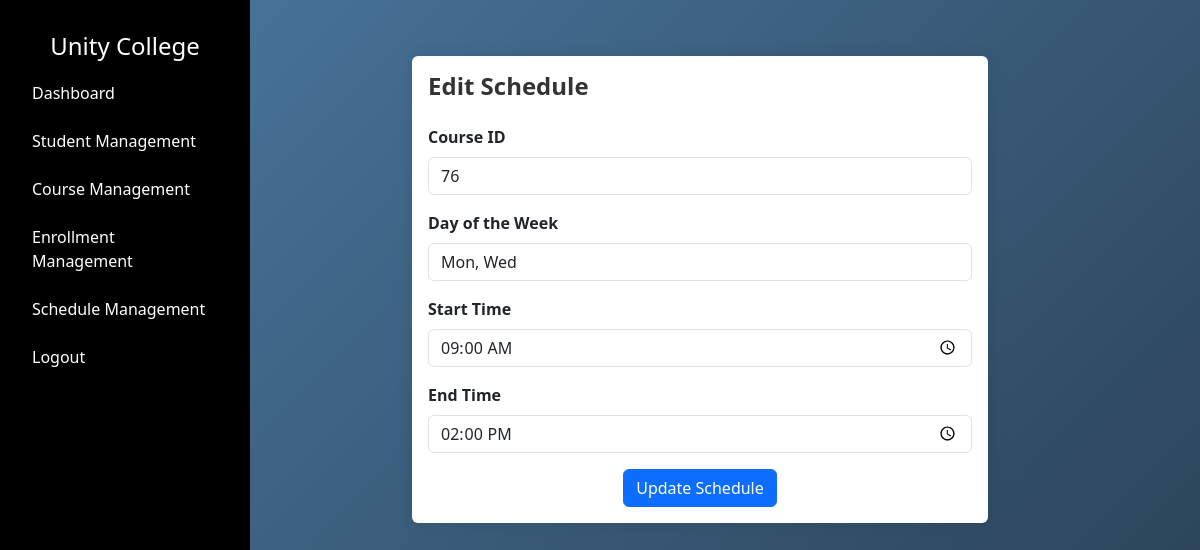
The page /admin/schedules/edit/148 (signed in) on the database as committed earlier.
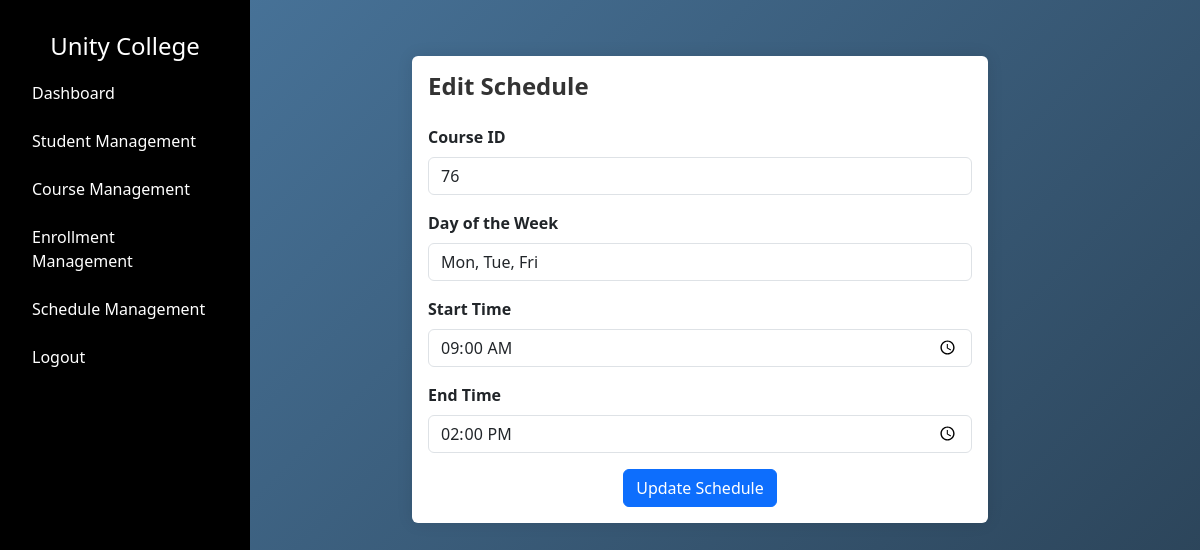
The same page on the database as committed later.
### tables this page shows
CREATE TABLE "schedule" (
    "id" INTEGER PRIMARY KEY AUTOINCREMENT,
    "course_id" INTEGER NOT NULL,
    "day_of_week" TEXT NOT NULL,
    "start_time" TEXT NOT NULL,
    "end_time" TEXT NOT NULL,
    FOREIGN KEY("course_id") REFERENCES "course"("id") ON DELETE CASCADE
);

### app.py (the view, shortened to what this page needs)
@app.route("/admin/schedules/edit/<int:schedule_id>", methods=["GET", "POST"])
def edit_schedule(schedule_id):
    if 'admin_uid' not in session or session.get('user_type') != 'admin':
        return redirect(url_for('admin_login'))
    first_name = session.get('first_name')
    admin_uid = session.get('admin_uid')
    try:
        schedule = query_db("SELECT course_id, day_of_week, start_time, end_time FROM schedule WHERE id = ?", (schedule_id,))
        if not schedule:
            flash("Schedule not found.", 'danger')
            return redirect(url_for('admin_view_schedules'))
        schedule = schedule[0]
    except Exception as e:
        print(traceback.format_exc())
        flash("Error fetching schedule details.", 'danger')
        return redirect(url_for('admin_view_schedules'))
    return render_template("admin/editschedule.html", schedule=schedule, first_name=first_name,admin_uid=admin_uid)

### dbcontroller.py (called while the page is built)
def query_db(query, args=()):
    con = sqlite3.connect('advweb.db')
    cur = con.cursor()
    cur.execute(query, args)
    rv = cur.fetchall()
    cur.close()
    con.close()
    return rv

### templates/admin/editschedule.html
{% extends "/admin/layout.html" %} {% block content %}
<link href="/static/css/admin/editschedule.css" rel="stylesheet" />
<div class="container mt-4">
  <form method="POST">
    <h2 class="form-title mb-4">Edit Schedule</h2>
    <div class="mb-3">
      <label for="course_id" class="form-label">Course ID</label>
      <input
        type="text"
        class="form-control"
        id="course_id"
        name="course_id"
        value="{{ schedule[0]}}"
        required
      />
    </div>
    <div class="mb-3">
      <label for="day_of_week" class="form-label">Day of the Week</label>
      <input
        type="text"
        class="form-control"
        id="day_of_week"
        name="day_of_week"
        value="{{ schedule[1] }}"
        required
      />
    </div>
    <div class="mb-3">
      <label for="start_time" class="form-label">Start Time</label>
      <input
        type="time"
        class="form-control"
        id="start_time"
        name="start_time"
        value="{{ schedule[2] }}"
        required
      />
    </div>
    <div class="mb-3">
      <label for="end_time" class="form-label">End Time</label>
      <input
        type="time"
        class="form-control"
        id="end_time"
        name="end_time"
        value="{{ schedule[3] }}"
        required
      />
    </div>
    <div class="text-center">
      <button type="submit" class="btn btn-primary">Update Schedule</button>
    </div>
  </form>
</div>
{% endblock %}

Rows that differ between the two databases and show on the page:
changed schedule: day_of_week "Mon, Wed" → "Mon, Tue, Fri"
